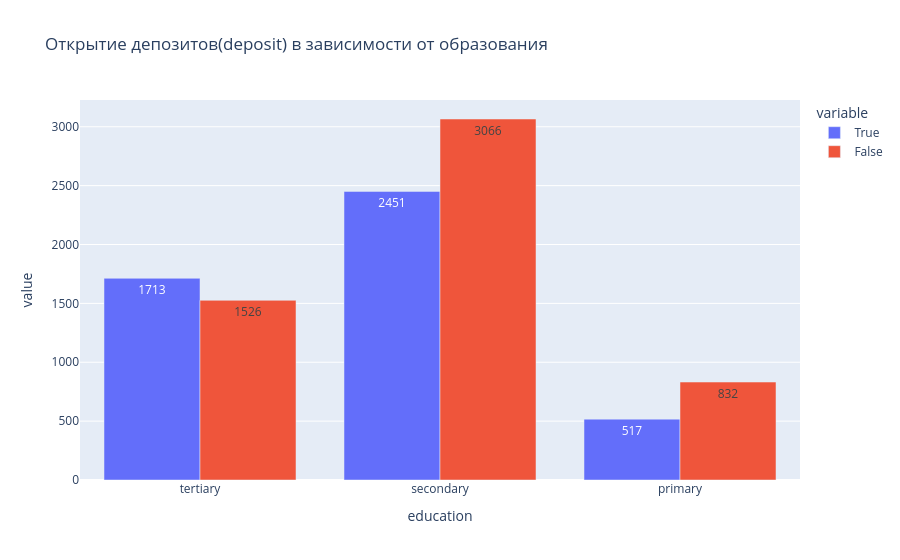

Notebook cell for this chart:
### Code cell
# постройте визуализации для открывших и неоткрывших депозит в зависимости от образования
fig = px.bar(data.pivot_table(
    values='marital',
    index='education',    
    columns='deposit',
    aggfunc='count',
    fill_value=0
).sort_index(ascending=False).reset_index(), x='education', y=[True,False],
             orientation='v',
             text_auto=True,
             barmode='group',
             title='Открытие депозитов(deposit) в зависимости от образования')
fig.show('png')

### Figure 1 — Plotly figure (JSON) as saved in the notebook; plotly's stock layout.template omitted (floating-point values rounded to 4 significant figures)
{"data": [{"alignmentgroup": "True", "hovertemplate": "variable=True<br>education=%{x}<br>value=%{y}<extra></extra>", "legendgroup": "True", "marker": {"color": "#636efa", "pattern": {"shape": ""}}, "name": "True", "offsetgroup": "True", "orientation": "v", "showlegend": true, "textposition": "auto", "texttemplate": "%{y}", "type": "bar", "x": ["tertiary", "secondary", "primary"], "xaxis": "x", "y": [1713, 2451, 517], "yaxis": "y"}, {"alignmentgroup": "True", "hovertemplate": "variable=False<br>education=%{x}<br>value=%{y}<extra></extra>", "legendgroup": "False", "marker": {"color": "#EF553B", "pattern": {"shape": ""}}, "name": "False", "offsetgroup": "False", "orientation": "v", "showlegend": true, "textposition": "auto", "texttemplate": "%{y}", "type": "bar", "x": ["tertiary", "secondary", "primary"], "xaxis": "x", "y": [1526, 3066, 832], "yaxis": "y"}], "layout": {"autosize": true, "barmode": "group", "legend": {"title": {"text": "variable"}, "tracegroupgap": 0}, "title": {"text": "Открытие депозитов(deposit) в зависимости от образования"}, "xaxis": {"anchor": "y", "autorange": true, "domain": [0, 1], "range": [-0.5, 2.5], "title": {"text": "education"}, "type": "category"}, "yaxis": {"anchor": "x", "autorange": true, "domain": [0, 1], "range": [0, 3227.0], "title": {"text": "value"}, "type": "linear"}}}
